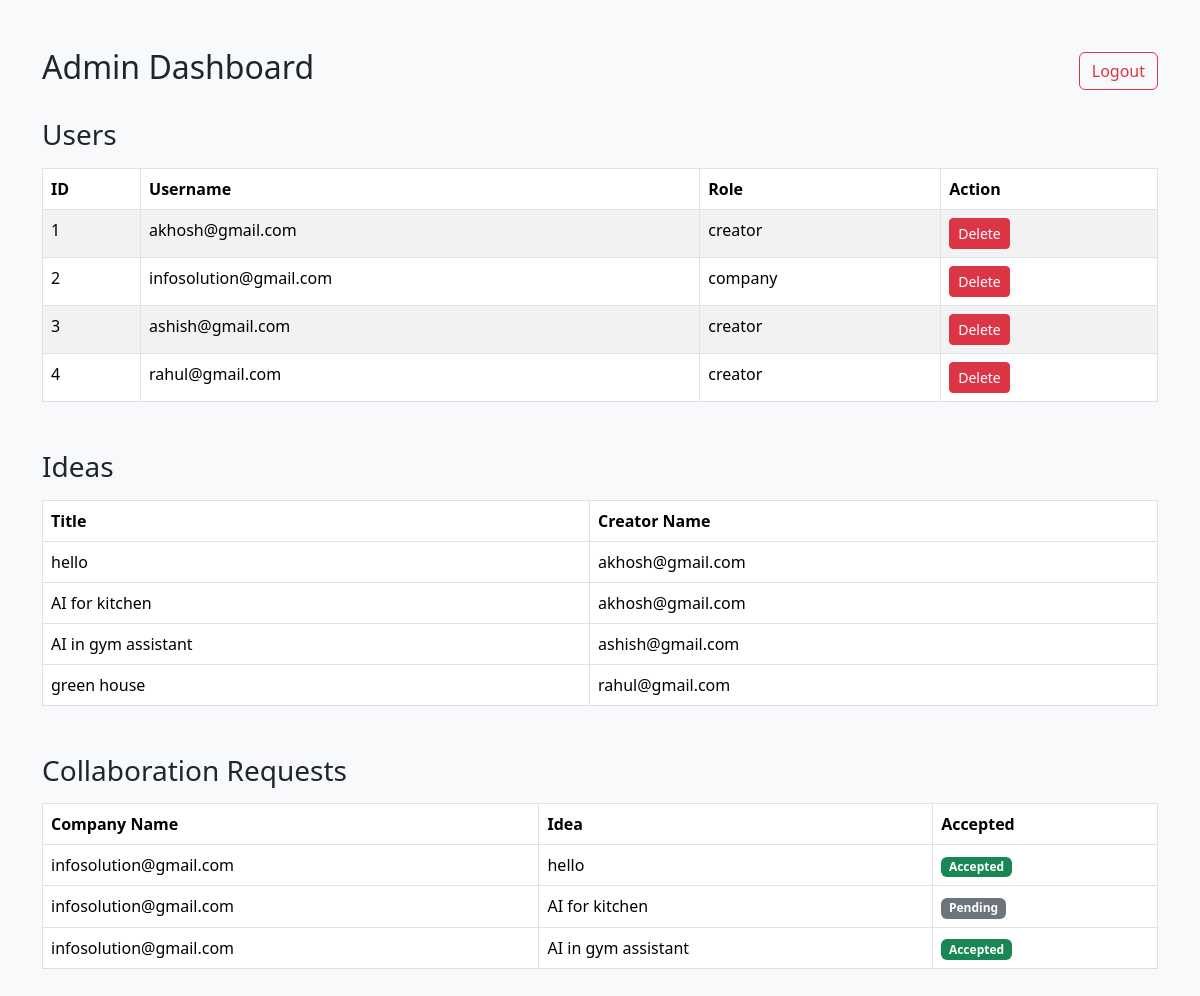
Before: /admin (signed in) with the older database file.
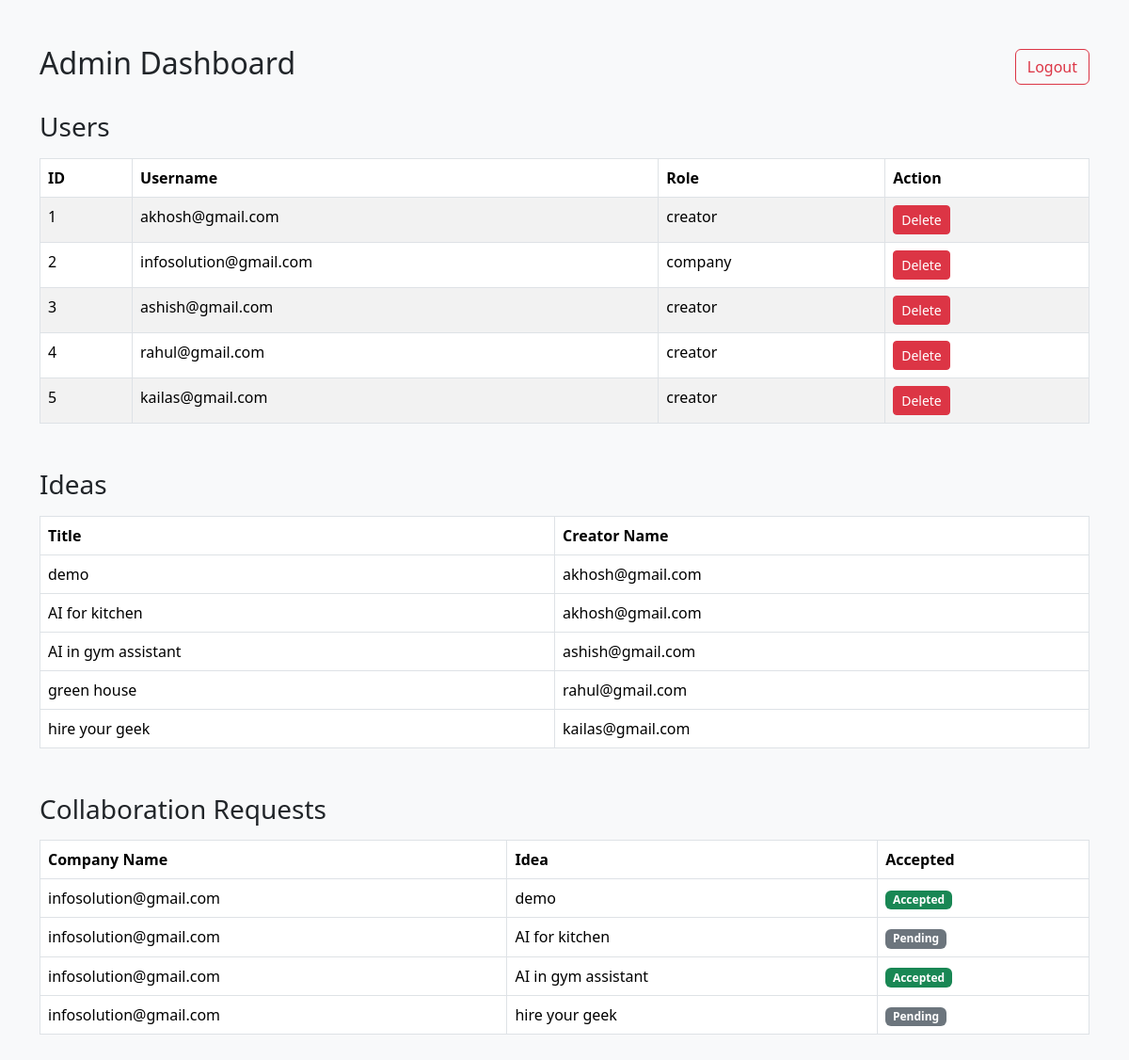
After: the same page with the newer database file.
### app.py (models this page shows)
class User(db.Model):
    id = db.Column(db.Integer, primary_key=True)
    username = db.Column(db.String(100), unique=True, nullable=False)
    password = db.Column(db.String(200), nullable=False)
    role = db.Column(db.String(50), nullable=False)
    bio = db.Column(db.Text, default='')
    profile_pic = db.Column(db.String(200), default='')
    ideas = db.relationship('Idea', backref='creator', lazy=True)

class Idea(db.Model):
    id = db.Column(db.Integer, primary_key=True)
    title = db.Column(db.String(200), nullable=False)
    description = db.Column(db.Text, nullable=False)
    creator_id = db.Column(db.Integer, db.ForeignKey('user.id'))
    likes = db.relationship('Like', backref='idea', lazy=True, cascade="all, delete-orphan")

class CollaborationRequest(db.Model):
    id = db.Column(db.Integer, primary_key=True)
    idea_id = db.Column(db.Integer, db.ForeignKey('idea.id'))
    company_id = db.Column(db.Integer, db.ForeignKey('user.id'))
    accepted = db.Column(db.Boolean, default=False)
    idea = db.relationship('Idea', backref='collab_requests')
    company = db.relationship('User', foreign_keys=[company_id])

### app.py (the view)
@app.route('/admin')
def admin_dashboard():
    if session.get('user_id') != 'admin':
        return redirect(url_for('admin_login'))
    users = User.query.all()
    ideas = Idea.query.all()
    requests = CollaborationRequest.query.all()
    return render_template('admin_dashboard.html', users=users, ideas=ideas, requests=requests)

### templates/admin_dashboard.html (shortened to what this page needs)
<!DOCTYPE html>
<html lang="en">
<head>
  <link href="https://cdn.jsdelivr.net/npm/bootstrap@5.3.3/dist/css/bootstrap.min.css" rel="stylesheet">
</head>
<body class="bg-light">
  <div class="container my-5">
    <div class="d-flex justify-content-between align-items-center mb-4">
      <h2>Admin Dashboard</h2>
      <a href="/logout" class="btn btn-outline-danger">Logout</a>
    </div>
    <h3 class="mb-3">Users</h3>
    <table class="table table-bordered table-striped">
      <thead>
        <tr>
          <th>ID</th>
          <th>Username</th>
          <th>Role</th>
          <th>Action</th>
        </tr>
      </thead>
      <tbody>
        {% for user in users %}
          <tr>
            <td>{{ user.id }}</td>
            <td>{{ user.username }}</td>
            <td>{{ user.role }}</td>
            <td>
              {% if user.role == 'creator' %}
                <form action="{{ url_for('delete_creator', id=user.id) }}" method="POST" onsubmit="return confirm('Delete this creator?');">
                  <button class="btn btn-sm btn-danger">Delete</button>
                </form>
              {% elif user.role == 'company' %}
                <form action="{{ url_for('delete_company', id=user.id) }}" method="POST" onsubmit="return confirm('Delete this company?');">
                  <button class="btn btn-sm btn-danger">Delete</button>
                </form>
              {% else %}
                <span class="text-muted">N/A</span>
              {% endif %}
            </td>
          </tr>
        {% endfor %}
      </tbody>
    </table>
    <h3 class="mt-5 mb-3">Ideas</h3>
    <table class="table table-bordered">
      <thead>
        <tr>
          <th>Title</th>
          <th>Creator Name</th>
        </tr>
      </thead>
      <tbody>
        {% for idea in ideas %}
          <tr>
            <td>{{ idea.title }}</td>
            <td>{{  idea.creator.username  }}</td>
          </tr>
        {% endfor %}
      </tbody>
    </table>
    <h3 class="mt-5 mb-3">Collaboration Requests</h3>
    <table class="table table-bordered">
      <thead>
        <tr>
          <th>Company Name</th>
          <th>Idea </th>
          <th>Accepted</th>
        </tr>
      </thead>
      <tbody>
        {% for r in requests %}
          <tr>
            <td>{{ r.company.username }}</td>
            <td>{{ r.idea.title}}</td>
            <td>
              {% if r.accepted %}
                <span class="badge bg-success">Accepted</span>
              {% else %}
                <span class="badge bg-secondary">Pending</span>
              {% endif %}
            </td>
          </tr>
        {% endfor %}
      </tbody>
    </table>
  </div>
</body>
</html>

Changed rows visible on the page:
added User: id "5", username "kailas@gmail.com", role "creator"
changed Idea: title "hello" → "demo"
added Idea: title "hire your geek", creator.username "kailas@gmail.com"
changed through a linked row, CollaborationRequest: idea "hello" → "demo"
added CollaborationRequest: company.username "infosolution@gmail.com", idea "hire your geek", accepted "Pending"
